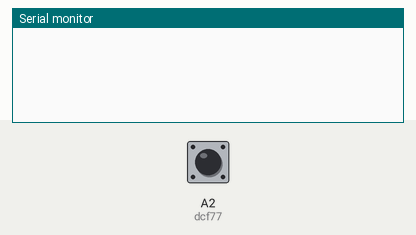
Simulated run of this sketch. Board: Arduino Uno, built with avr-gcc and run on an emulated ATmega328P. Shown: the last lines printed to the serial monitor. Inputs (shaded band) come from the test bench; at power-on: A2 (dcf77) HIGH.

Above: at 1.2 s.
1.3 s: A2 (dcf77) pulled LOW for 0.15 s
At 2.6 s:
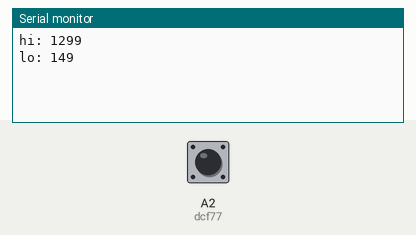
2.9 s: A2 (dcf77) pulled LOW for 1 s
At 3.3 s:
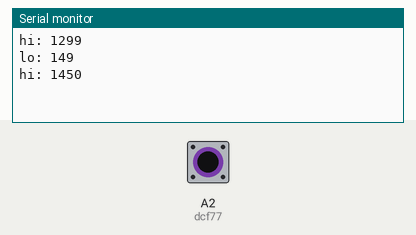
5.4 s: A2 (dcf77) pulled LOW for 0.15 s
At 5.9 s:
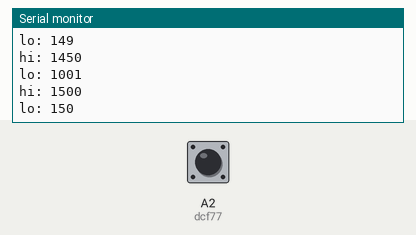

The sketch:

dcf77_polling_pulse_measuring.ino
```cpp
/*
 * Author: Clemens Valens (www.polyvalens.com)
 * Book: Mastering Microcontrollers Helped By Arduino
 * WWW: www.elektor.com/arduinobook
 * ISBN: 978-1-907920-23-3
 *
 * DCF77 polling pulse measuring
 */

int dcf77 = A2;
int pulse_prev;
unsigned long time_falling;
unsigned long time_rising;

void setup(void)
{
  Serial.begin(115200);
  pinMode(dcf77,INPUT_PULLUP);
  pulse_prev = digitalRead(dcf77);
  time_falling = millis();
  time_rising = millis();
}

void loop(void)
{
  unsigned long time = millis();
  int pulse = digitalRead(dcf77);

  if (pulse==1 && pulse_prev==0)
  {
    // rising edge
    time_rising = time;
    Serial.print("lo: ");
    Serial.println(time_rising-time_falling);
  }
  else if (pulse==0 && pulse_prev==1)
  {
    // falling edge
    time_falling = time;
    Serial.print("hi: ");
    Serial.println(time_falling-time_rising);
  }

  pulse_prev = pulse;
}
```

Measured:
- after the input at 1.3 s, the serial monitor: prints a new line at once (image 1)
- after the input at 2.9 s, the serial monitor: prints a new line at once (image 2)
- after the input at 5.4 s, the serial monitor: prints a new line at once (image 3)
